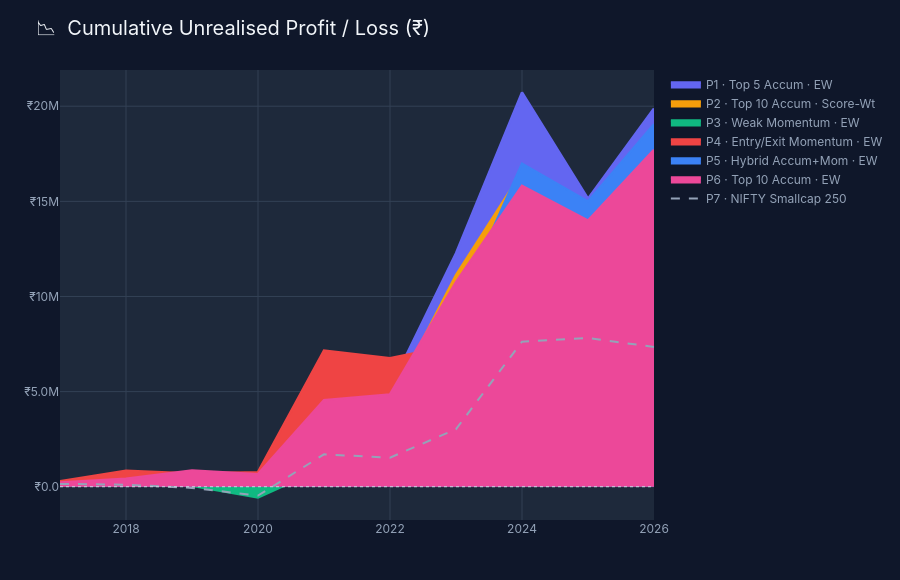

Write notebook code for a chart like this one.
### Markdown cell above
## 6. Cumulative Profit / Loss Over Time

### Code cell
profit_df = val_df.subtract(inv_df, axis=0)

fig = go.Figure()
fig.add_hline(y=0, line_color='#CBD5E1', line_width=1, line_dash='dot')

for p in portfolios:
    is_bm = 'Benchmark' in p
    fig.add_trace(go.Scatter(
        x=years, y=profit_df[p],
        name=PORT_LABELS[p],
        line=dict(color=COLORS[p], width=2.5 if not is_bm else 2,
                  dash='solid' if not is_bm else 'dash'),
        fill='tozeroy' if not is_bm else None,
        fillcolor=COLORS[p].replace(')', ', 0.06)').replace('rgb', 'rgba') if not is_bm else None,
        mode='lines',
        hovertemplate=f'<b>{PORT_LABELS[p]}</b><br>%{{x}}: ₹%{{y:,.0f}}<extra></extra>'
    ))

layout = dark_layout('📉  Cumulative Unrealised Profit / Loss (₹)', h=580)
layout['yaxis']['tickprefix'] = '₹'
layout['yaxis']['tickformat'] = ',.2s'
fig.update_layout(**layout)
fig.show()

### Figure 1 — Plotly figure (JSON) as saved in the notebook; plotly's stock layout.template omitted (floating-point values rounded to 4 significant figures)
{"data": [{"fill": "tozeroy", "fillcolor": "#6366F1", "hovertemplate": "<b>P1 · Top 5 Accum · EW</b><br>%{x}: ₹%{y:,.0f}<extra></extra>", "line": {"color": "#6366F1", "dash": "solid", "width": 2.5}, "mode": "lines", "name": "P1 · Top 5 Accum · EW", "type": "scatter", "x": [2017, 2018, 2019, 2020, 2021, 2022, 2023, 2024, 2025, 2026], "y": [137150, 360265, 432766, 128588, 4732660, 5161343, 12271764, 20721736, 15138751, 19885711]}, {"fill": "tozeroy", "fillcolor": "#F59E0B", "hovertemplate": "<b>P2 · Top 10 Accum · Score-Wt</b><br>%{x}: ₹%{y:,.0f}<extra></extra>", "line": {"color": "#F59E0B", "dash": "solid", "width": 2.5}, "mode": "lines", "name": "P2 · Top 10 Accum · Score-Wt", "type": "scatter", "x": [2017, 2018, 2019, 2020, 2021, 2022, 2023, 2024, 2025, 2026], "y": [186484, 394139, 813075, 484159, 4109057, 4398151, 11123955, 16540299, 14002183, 17706035]}, {"fill": "tozeroy", "fillcolor": "#10B981", "hovertemplate": "<b>P3 · Weak Momentum · EW</b><br>%{x}: ₹%{y:,.0f}<extra></extra>", "line": {"color": "#10B981", "dash": "solid", "width": 2.5}, "mode": "lines", "name": "P3 · Weak Momentum · EW", "type": "scatter", "x": [2017, 2018, 2019, 2020, 2021, 2022, 2023, 2024, 2025, 2026], "y": [173311, 434116, 55198, -566084, 1008119, 300409, 2309873, 5487324, 6685103, 5509673]}, {"fill": "tozeroy", "fillcolor": "#EF4444", "hovertemplate": "<b>P4 · Entry/Exit Momentum · EW</b><br>%{x}: ₹%{y:,.0f}<extra></extra>", "line": {"color": "#EF4444", "dash": "solid", "width": 2.5}, "mode": "lines", "name": "P4 · Entry/Exit Momentum · EW", "type": "scatter", "x": [2017, 2018, 2019, 2020, 2021, 2022, 2023, 2024, 2025, 2026], "y": [287021, 834640, 696792, 764393, 7156759, 6750803, 7462620, 14116150, 14065452, 13007762]}, {"fill": "tozeroy", "fillcolor": "#3B82F6", "hovertemplate": "<b>P5 · Hybrid Accum+Mom · EW</b><br>%{x}: ₹%{y:,.0f}<extra></extra>", "line": {"color": "#3B82F6", "dash": "solid", "width": 2.5}, "mode": "lines", "name": "P5 · Hybrid Accum+Mom · EW", "type": "scatter", "x": [2017, 2018, 2019, 2020, 2021, 2022, 2023, 2024, 2025, 2026], "y": [189160, 202829, 475444, 237330, 3639429, 3831605, 9205166, 16970122, 14991872, 19048153]}, {"fill": "tozeroy", "fillcolor": "#EC4899", "hovertemplate": "<b>P6 · Top 10 Accum · EW</b><br>%{x}: ₹%{y:,.0f}<extra></extra>", "line": {"color": "#EC4899", "dash": "solid", "width": 2.5}, "mode": "lines", "name": "P6 · Top 10 Accum · EW", "type": "scatter", "x": [2017, 2018, 2019, 2020, 2021, 2022, 2023, 2024, 2025, 2026], "y": [216013, 419410, 854921, 662224, 4543659, 4853065, 10750748, 15811512, 13989109, 17705080]}, {"hovertemplate": "<b>P7 · NIFTY Smallcap 250</b><br>%{x}: ₹%{y:,.0f}<extra></extra>", "line": {"color": "#94A3B8", "dash": "dash", "width": 2}, "mode": "lines", "name": "P7 · NIFTY Smallcap 250", "type": "scatter", "x": [2017, 2018, 2019, 2020, 2021, 2022, 2023, 2024, 2025, 2026], "y": [149913, 105930, -60741, -464974, 1702151, 1528578, 3023847, 7625193, 7817191, 7344955]}], "layout": {"font": {"color": "#94A3B8", "family": "Inter, sans-serif", "size": 12}, "height": 580, "hovermode": "x unified", "legend": {"bgcolor": "rgba(0,0,0,0)", "bordercolor": "#334155", "font": {"color": "#94A3B8"}}, "margin": {"b": 60, "l": 60, "r": 30, "t": 70}, "paper_bgcolor": "#0F172A", "plot_bgcolor": "#1E293B", "shapes": [{"line": {"color": "#CBD5E1", "dash": "dot", "width": 1}, "type": "line", "x0": 0, "x1": 1, "xref": "x domain", "y0": 0, "y1": 0, "yref": "y"}], "title": {"font": {"color": "#F1F5F9", "family": "Inter, sans-serif", "size": 20}, "text": "📉  Cumulative Unrealised Profit / Loss (₹)", "x": 0.04}, "xaxis": {"gridcolor": "#334155", "showline": false, "tickfont": {"color": "#94A3B8"}, "zeroline": false}, "yaxis": {"gridcolor": "#334155", "showline": false, "tickfont": {"color": "#94A3B8"}, "tickformat": ",.2s", "tickprefix": "₹", "zeroline": false}}}
